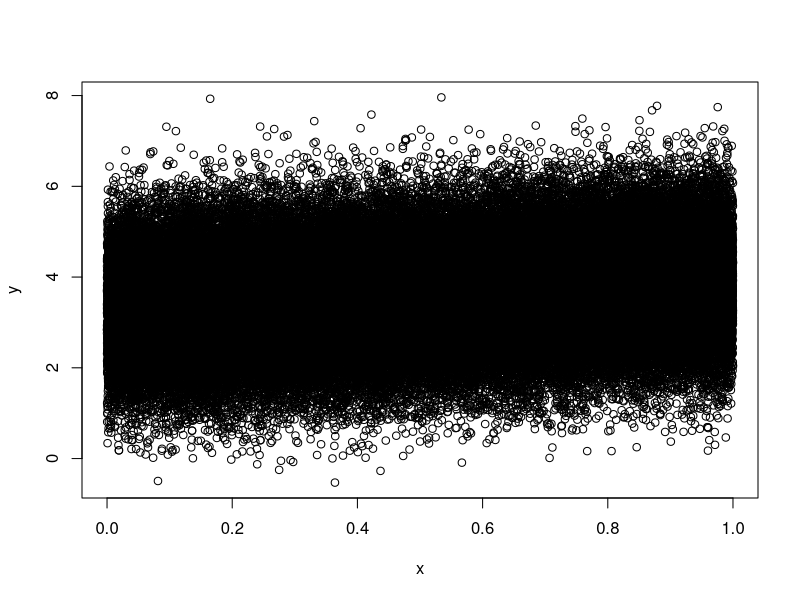
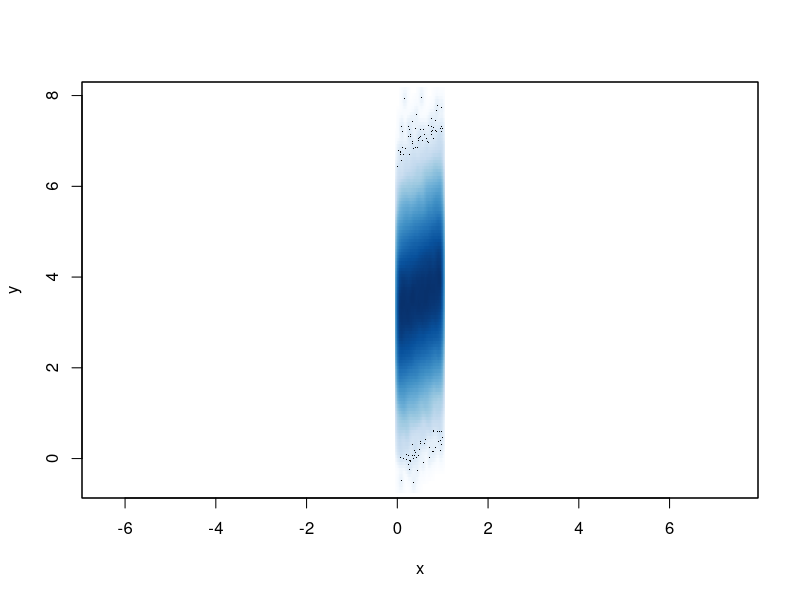
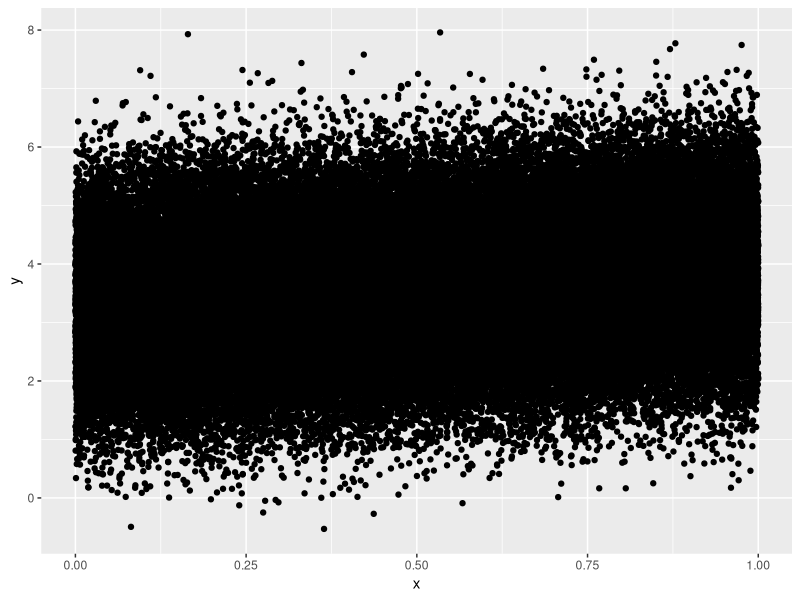
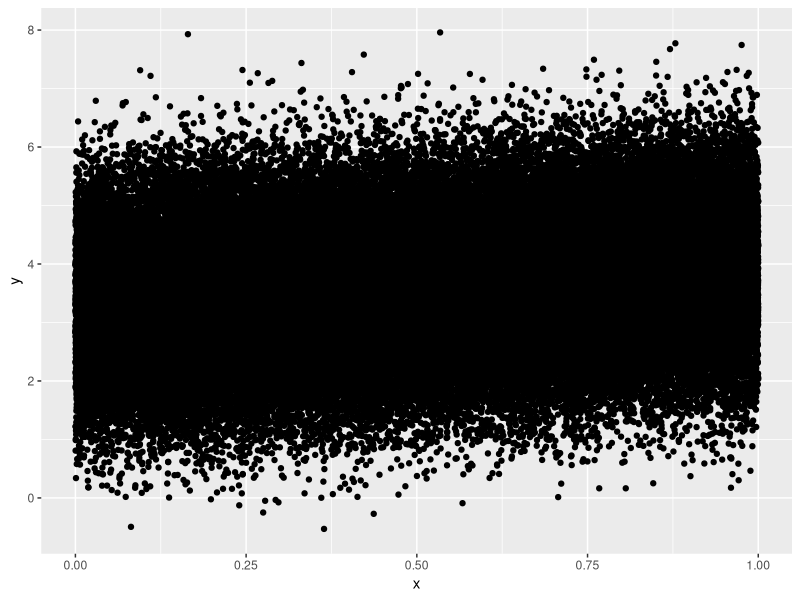
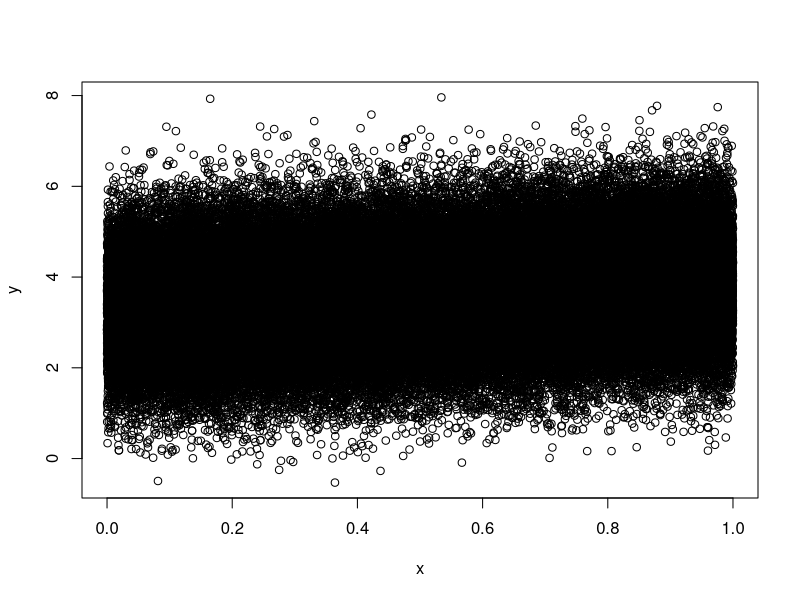
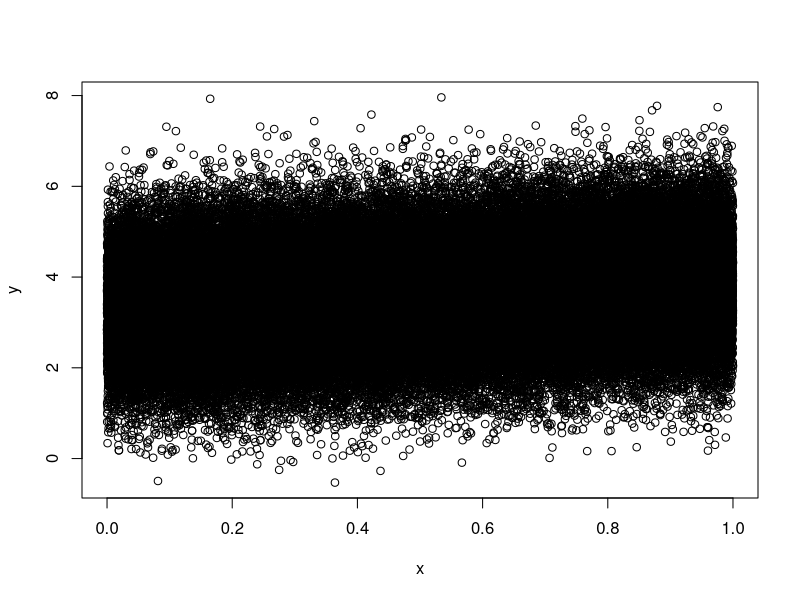
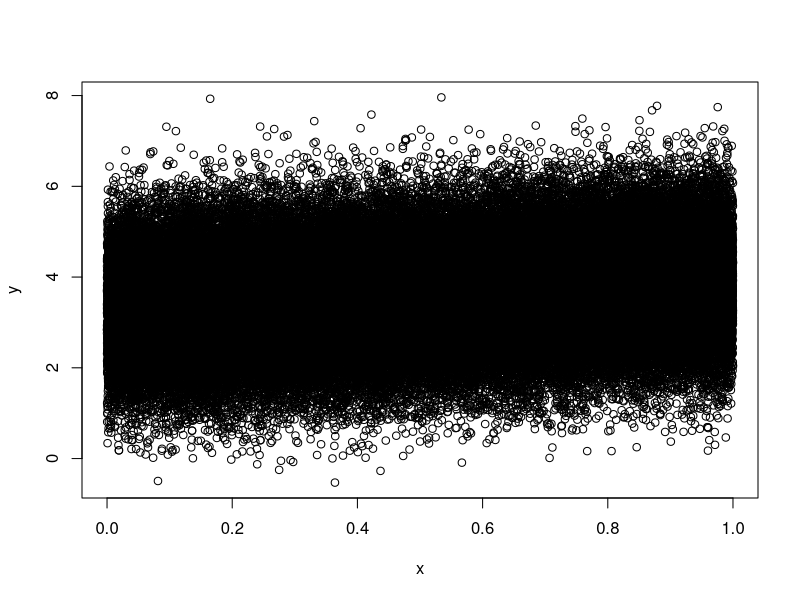
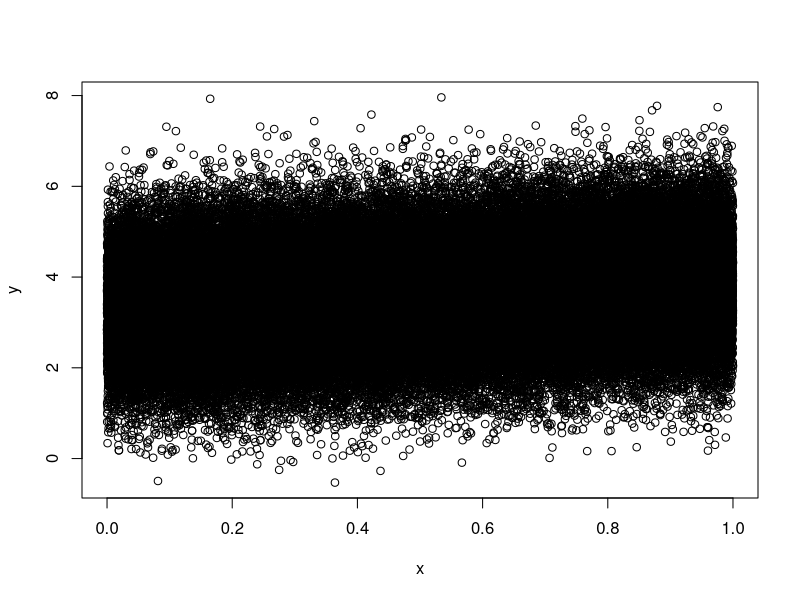

The R source for these figures, in order:
## ---- chunk 1
### # define vector of required packages
vec_req_pkgs <- c("tibble", "ggplot2")
### # extract vector of all installed packages
vec_inst_pkgs <- installed.packages()
### # install required packages, if necessary
for (p in vec_req_pkgs){
  if (!p %in% vec_inst_pkgs)
    install.packages(pkgs = p, repos = "https://cran.rstudio.com")
}

## ---- chunk 2
n_nr_obs <- 10^5
n_inter <- 3.24
n_slope <- 0.7
x <- runif(n_nr_obs)
y <- n_inter + n_slope * x + rnorm(n_nr_obs)
tbl_plot_data <- tibble::data_frame(x = x, y = y)
## ---- chunk 3
plot(x,y)
## ---- chunk 4
s_file_stem <- "Rplot"
s_file_dev <- "png"
s_out_path <- paste(s_file_stem, s_file_dev, sep = ".")
png(filename = s_out_path)
plot(x,y)
dev.off()
## ---- chunk 5
(df_png_finfo <- file.info(s_out_path))
## ---- chunk 6
s_file_stem <- "Rplot"
s_file_dev <- "pdf"
s_out_path <- paste(s_file_stem, s_file_dev, sep = ".")
pdf(file = s_out_path)
plot(x,y)
dev.off()
## ---- chunk 7
(df_pdf_finfo <- file.info(s_out_path))
## ---- chunk 8
s_file_stem <- "Rplot"
s_file_dev <- "ps"
s_out_path <- paste(s_file_stem, s_file_dev, sep = ".")
postscript(file = s_out_path)
plot(x,y)
dev.off()
## ---- chunk 9
(df_pdf_finfo <- file.info(s_out_path))
## ---- chunk 10
pdf.options()
## ---- chunk 11
s_file_stem <- "Rplothw14"
s_file_dev <- "pdf"
s_out_path <- paste(s_file_stem, s_file_dev, sep = ".")
pdf(file = s_out_path, width = 14, height = 14)
plot(x,y)
dev.off()
(df_pdf_finfo <- file.info(s_out_path))
## ---- chunk 12
s_file_stem <- "Rplotps2"
s_file_dev <- "pdf"
s_out_path <- paste(s_file_stem, s_file_dev, sep = ".")
pdf(file = s_out_path, pointsize = 2)
plot(x,y)
dev.off()
(df_pdf_finfo <- file.info(s_out_path))

## ---- chunk 13
s_file_stem <- "Rplotps24"
s_file_dev <- "pdf"
s_out_path <- paste(s_file_stem, s_file_dev, sep = ".")
pdf(file = s_out_path, pointsize = 24)
plot(x,y)
dev.off()
(df_pdf_finfo <- file.info(s_out_path))
## ---- chunk 14
s_file_stem <- "Rplotcmg"
s_file_dev <- "pdf"
s_out_path <- paste(s_file_stem, s_file_dev, sep = ".")
pdf(file = s_out_path, colormodel = "grey")
plot(x,y)
dev.off()
(df_pdf_finfo <- file.info(s_out_path))
## ---- chunk 15
library(grid)
z <- matrix(runif(500*500), ncol=500)
pdf("image.pdf")
image(z, col=grey(0:99/100))
dev.off()
pdf("gridraster.pdf")
grid.raster(z, interp=FALSE)
dev.off()
file.info("image.pdf", "gridraster.pdf")["size"]
## ---- chunk 16
smoothScatter(y ~ x, asp = 1)
## ---- chunk 17
?smoothScatter

## ---- chunk 18
s_out_path <- "Rggplot2.pdf"
library(ggplot2)
ggplot(tbl_plot_data, aes(x,y)) + geom_point()
ggsave(s_out_path, width = 4, height = 4, dpi = "screen")
(df_ggplot_pdf_finfo <- file.info(s_out_path))
## ---- chunk 19
s_out_path <- "Rggplot2.png"
library(ggplot2)
ggplot(tbl_plot_data, aes(x,y)) + geom_point()
ggsave(s_out_path, width = 4, height = 4, dpi = "screen")
(df_ggplot_png_finfo <- file.info(s_out_path))
## ---- chunk 20
?ggsave
## ---- chunk 21
s_out_path <- "RplotCairo.png"
Cairo::CairoPNG(filename = s_out_path)
plot(x, y)
dev.off()
(df_cairo_png_info <- file.info(s_out_path))
